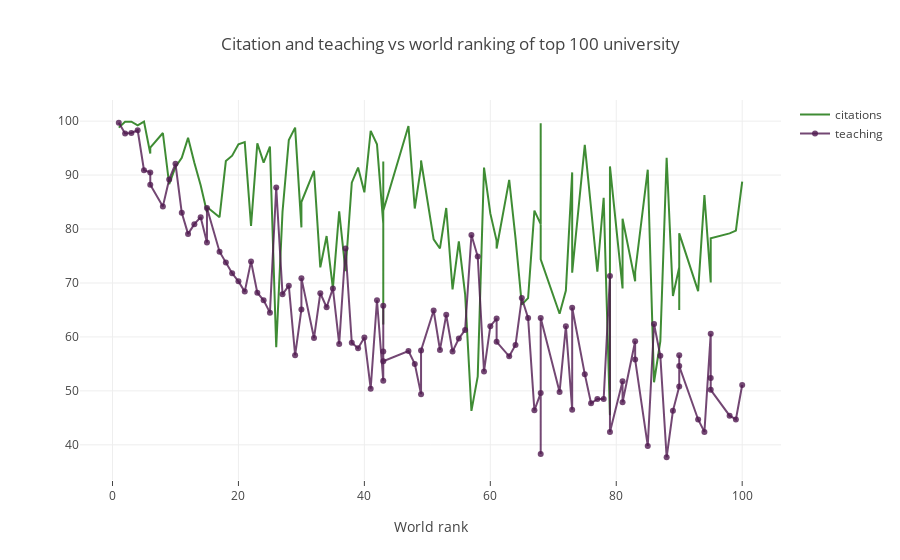

Notebook code cell kept with this figure:
### Code cell
data=[trace,trace2]
layout=dict(title='Citation and teaching vs world ranking of top 100 university',
                   xaxis=dict(title='World rank',ticklen=5, zeroline=False))
fig=dict(data=data, layout=layout)
iplot(fig)

### Figure 1 — Plotly figure (JSON) as saved in the notebook; plotly's stock layout.template omitted (floating-point values rounded to 4 significant figures)
{"data": [{"marker": {"color": "rgba(16,112,2,0.8)"}, "mode": "lines", "name": "citations", "text": ["Harvard University", "California Institute of Technology", "Massachusetts Institute of Technology", "Stanford University", "Princeton University", "University of Cambridge", "University of Oxford", "University of California, Berkeley", "Imperial College London", "Yale University", "University of California, Los Angeles", "University of Chicago", "Johns Hopkins University", "Cornell University", "ETH Zurich – Swiss Federal Institute of Technology Zurich", "University of Michigan", "University of Toronto", "Columbia University", "University of Pennsylvania", "Carnegie Mellon University", "University of Hong Kong", "University College London", "University of Washington", "Duke University", "Northwestern University", "University of Tokyo", "Georgia Institute of Technology", "Pohang University of Science and Technology", "University of California, Santa Barbara", "University of British Columbia", "University of North Carolina at Chapel Hill", "University of California, San Diego", "University of Illinois at Urbana-Champaign", "National University of Singapore", "McGill University", "University of Melbourne", "Peking University", "Washington University in St Louis", "École Polytechnique", "University of Edinburgh", "Hong Kong University of Science and Technology", "École Normale Supérieure", "Australian National University", "Karolinska Institute", "University of Göttingen", "University of Wisconsin", "Rice University", "École Polytechnique Fédérale de Lausanne", "University of California, Irvine", "University of Science and Technology of China", "Vanderbilt University", "University of Minnesota", "Tufts University", "University of California, Davis", "Brown University", "University of Massachusetts", "Kyoto University", "Tsinghua University", "Boston University", "New York University", "Emory University", "LMU Munich", "University of Notre Dame", "University of Pittsburgh", "Case Western Reserve University", "Ohio State University", "University of Colorado Boulder", "University of Bristol", "University of California, Santa Cruz", "Yeshiva University", "University of Sydney", "University of Virginia", "University of Adelaide", "University of Southern California", "William & Mary", "Trinity College Dublin", "King’s College London", "Stony Brook University", "Korea Advanced Institute of Science and Technology (KAIST)", "University of Sussex", "The University of Queensland", "University of York", "Heidelberg University", "University of Utah", "Durham University", "London School of Economics and Political Science", "University of Manchester", "Royal Holloway, University of London", "Lund University", "University of Southampton", "University of Zurich", "Wake Forest University", "McMaster University", "University College Dublin", "George Washington University", "University of Arizona", "University of Basel", "University of Maryland, College Park", "Dartmouth College", "École Normale Supérieure de Lyon"], "type": "scatter", "uid": "baf8eb88-5ad6-43e9-b02e-f215ec6dfb16", "x": ["1", "2", "3", "4", "5", "6", "6", "8", "9", "10", "11", "12", "13", "14", "15", "15", "17", "18", "19", "20", "21", "22", "23", "24", "25", "26", "27", "28", "29", "30", "30", "32", "33", "34", "35", "36", "37", "38", "39", "40", "41", "42", "43", "43", "43", "43", "47", "48", "49", "49", "51", "52", "53", "54", "55", "56", "57", "58", "59", "60", "61", "61", "63", "64", "65", "66", "67", "68", "68", "68", "71", "72", "73", "73", "75", "76", "77", "78", "79", "79", "81", "81", "83", "83", "85", "86", "87", "88", "89", "90", "90", "90", "93", "94", "95", "95", "95", "98", "99", "100"], "y": [98.8, 99.9, 99.9, 99.2, 99.9, 94, 95.1, 97.8, 88.3, 91.5, 93.2, 96.9, 92.3, 88.1, 83.1, 84.1, 82.2, 92.6, 93.6, 95.7, 96.1, 80.6, 95.9, 92.3, 95.3, 58.1, 83.2, 96.5, 98.8, 80.3, 85, 90.8, 72.9, 78.7, 69, 83.3, 72.2, 88.6, 91.4, 86.8, 98.2, 95.7, 81, 62.3, 92.5, 83.4, 99.1, 83.8, 91.6, 92.7, 78.1, 76.4, 83.9, 68.8, 77.7, 67.9, 46.3, 52.7, 91.4, 82.9, 77.8, 76.4, 89.1, 78.3, 66, 67.2, 83.4, 80.9, 99.6, 74.4, 64.3, 68.6, 90.5, 71.9, 95.6, 84.4, 72.1, 85.8, 45.5, 91.6, 69, 81.9, 70.3, 72, 91, 51.6, 59.2, 93.2, 67.6, 72.9, 65, 79.2, 68.5, 86.3, 70.2, 70.1, 78.3, 79.2, 79.7, 88.8]}, {"marker": {"color": "rgba(80,26,80,0.8)"}, "mode": "lines+markers", "name": "teaching", "text": ["Harvard University", "California Institute of Technology", "Massachusetts Institute of Technology", "Stanford University", "Princeton University", "University of Cambridge", "University of Oxford", "University of California, Berkeley", "Imperial College London", "Yale University", "University of California, Los Angeles", "University of Chicago", "Johns Hopkins University", "Cornell University", "ETH Zurich – Swiss Federal Institute of Technology Zurich", "University of Michigan", "University of Toronto", "Columbia University", "University of Pennsylvania", "Carnegie Mellon University", "University of Hong Kong", "University College London", "University of Washington", "Duke University", "Northwestern University", "University of Tokyo", "Georgia Institute of Technology", "Pohang University of Science and Technology", "University of California, Santa Barbara", "University of British Columbia", "University of North Carolina at Chapel Hill", "University of California, San Diego", "University of Illinois at Urbana-Champaign", "National University of Singapore", "McGill University", "University of Melbourne", "Peking University", "Washington University in St Louis", "École Polytechnique", "University of Edinburgh", "Hong Kong University of Science and Technology", "École Normale Supérieure", "Australian National University", "Karolinska Institute", "University of Göttingen", "University of Wisconsin", "Rice University", "École Polytechnique Fédérale de Lausanne", "University of California, Irvine", "University of Science and Technology of China", "Vanderbilt University", "University of Minnesota", "Tufts University", "University of California, Davis", "Brown University", "University of Massachusetts", "Kyoto University", "Tsinghua University", "Boston University", "New York University", "Emory University", "LMU Munich", "University of Notre Dame", "University of Pittsburgh", "Case Western Reserve University", "Ohio State University", "University of Colorado Boulder", "University of Bristol", "University of California, Santa Cruz", "Yeshiva University", "University of Sydney", "University of Virginia", "University of Adelaide", "University of Southern California", "William & Mary", "Trinity College Dublin", "King’s College London", "Stony Brook University", "Korea Advanced Institute of Science and Technology (KAIST)", "University of Sussex", "The University of Queensland", "University of York", "Heidelberg University", "University of Utah", "Durham University", "London School of Economics and Political Science", "University of Manchester", "Royal Holloway, University of London", "Lund University", "University of Southampton", "University of Zurich", "Wake Forest University", "McMaster University", "University College Dublin", "George Washington University", "University of Arizona", "University of Basel", "University of Maryland, College Park", "Dartmouth College", "École Normale Supérieure de Lyon"], "type": "scatter", "uid": "d7046616-c85c-4ca2-b4ea-0a6a3c7ee42b", "x": ["1", "2", "3", "4", "5", "6", "6", "8", "9", "10", "11", "12", "13", "14", "15", "15", "17", "18", "19", "20", "21", "22", "23", "24", "25", "26", "27", "28", "29", "30", "30", "32", "33", "34", "35", "36", "37", "38", "39", "40", "41", "42", "43", "43", "43", "43", "47", "48", "49", "49", "51", "52", "53", "54", "55", "56", "57", "58", "59", "60", "61", "61", "63", "64", "65", "66", "67", "68", "68", "68", "71", "72", "73", "73", "75", "76", "77", "78", "79", "79", "81", "81", "83", "83", "85", "86", "87", "88", "89", "90", "90", "90", "93", "94", "95", "95", "95", "98", "99", "100"], "y": [99.7, 97.7, 97.8, 98.3, 90.9, 90.5, 88.2, 84.2, 89.2, 92.1, 83, 79.1, 80.9, 82.2, 77.5, 83.9, 75.8, 73.8, 71.8, 70.3, 68.4, 74, 68.2, 66.8, 64.5, 87.7, 67.9, 69.5, 56.6, 65.1, 70.9, 59.8, 68.1, 65.5, 69, 58.7, 76.4, 58.9, 57.9, 59.9, 50.4, 66.8, 51.9, 65.8, 57.3, 55.5, 57.4, 55, 49.4, 57.5, 64.9, 57.6, 64.1, 57.3, 59.7, 61.3, 78.9, 74.9, 53.6, 62, 63.4, 59.1, 56.4, 58.5, 67.2, 63.5, 46.4, 49.6, 38.3, 63.5, 49.8, 62, 46.5, 65.4, 53.1, 47.7, 48.5, 48.5, 71.3, 42.4, 51.8, 47.9, 59.2, 55.8, 39.8, 62.4, 56.5, 37.7, 46.3, 50.8, 56.6, 54.6, 44.7, 42.4, 60.6, 52.4, 50.2, 45.4, 44.7, 51.1]}], "layout": {"title": {"text": "Citation and teaching vs world ranking of top 100 university"}, "xaxis": {"ticklen": 5, "title": {"text": "World rank"}, "zeroline": false}}}
